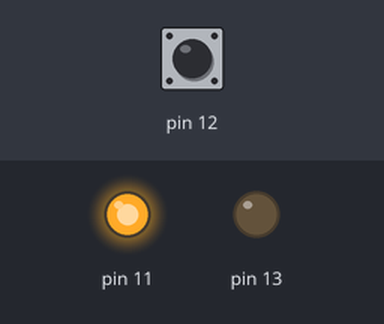
The sketch below on a simulated Arduino Uno, built with avr-gcc and run on an emulated ATmega328P. Shown: output pins drawn as LEDs (lit = HIGH). The inputs (shaded band) are chosen by the test bench; at power-on: pin 12 HIGH. What the sketch prints to the serial monitor is not drawn.

Above: at 1.2 s.
1.3 s: pin 12 pulled LOW for 0.15 s
At 1.37 s:
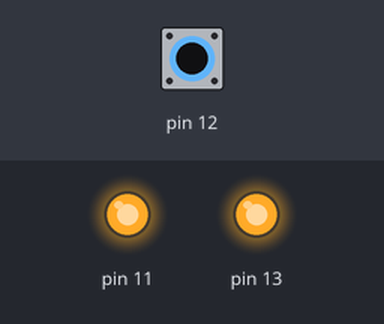
2.9 s: pin 12 pulled LOW for 3.2 s
At 6.7 s:
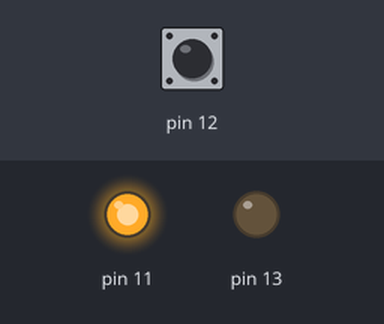
Timing chart, 0 to 8.2 s (numbered marks = the images above; inputs shaded):
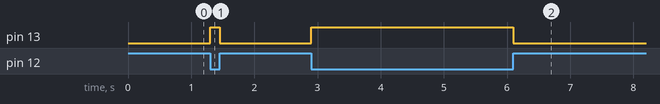

The sketch:

arduino.ino
```cpp
#include <SoftwareSerial.h>

SoftwareSerial mySerial(15, 14); // RX, TX

void setup() {
   //　ボタン初期設定
  pinMode(13,OUTPUT);//ボタンのLED(赤+・白-)
  pinMode(12,INPUT_PULLUP);//受け取り側 (青+・黒-)
  pinMode(11,OUTPUT);//(黄色+抵抗220Ω・緑-)
  digitalWrite(11,HIGH);//IsolaterのLEDをつける

  Serial.begin(9600);

  while (!Serial) {
    ;
  }
  mySerial.begin(115200);
}

void loop() {
  Serial.print(digitalRead(12));
  if(digitalRead(12) == HIGH){
    digitalWrite(13,LOW);
    mySerial.write("left");
  }else{
    digitalWrite(13,HIGH);
  }
}
```

Measured:
- after the input at 1.3 s, pin 13: LOW → HIGH at once, → LOW 0.15 s later
- after the input at 2.9 s, pin 13: LOW → HIGH at once, → LOW 3.2 s later
